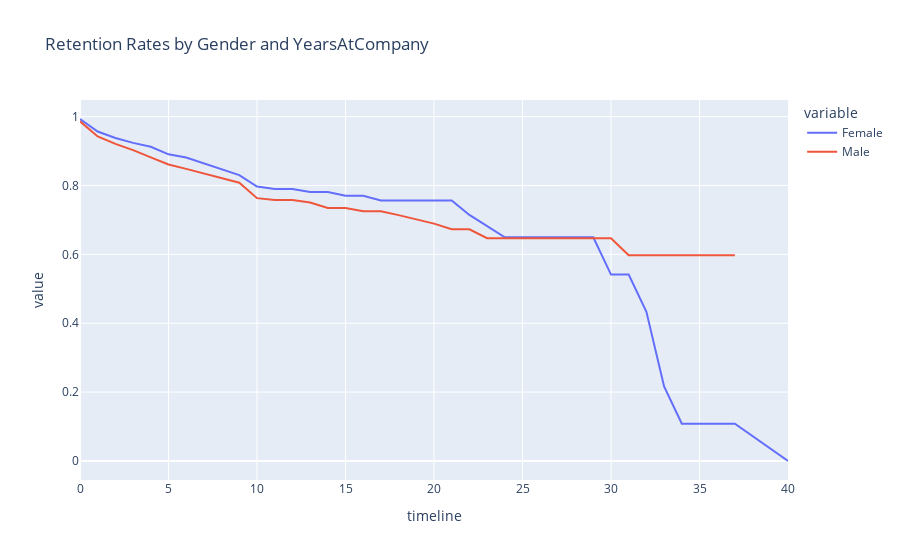

Source (notebook cell):
### Markdown cell above
## 2. Compare the plot above with one that plots employee retention rates by gender over the number of years the employee has been working for the company.

### Code cell
rates = survival(data, 'Gender', 'YearsAtCompany', 'Attrition')

rates.plot(kind='line', title='Retention Rates by Gender and YearsAtCompany')

### Figure 1 — Plotly figure (JSON) as saved in the notebook; plotly's stock layout.template omitted (floating-point values rounded to 4 significant figures)
{"data": [{"hovertemplate": "variable=Female<br>timeline=%{x}<br>value=%{y}<extra></extra>", "legendgroup": "Female", "line": {"color": "#636efa", "dash": "solid"}, "mode": "lines", "name": "Female", "orientation": "v", "showlegend": true, "type": "scatter", "x": [0, 1, 2, 3, 4, 5, 6, 7, 8, 9, 10, 11, 12, 13, 14, 15, 16, 17, 18, 19, 20, 21, 22, 23, 24, 25, 26, 27, 29, 30, 31, 32, 33, 34, 36, 37, 40], "xaxis": "x", "y": [0.9932, 0.9568, 0.938, 0.9239, 0.9126, 0.8906, 0.8813, 0.8642, 0.8487, 0.8303, 0.7969, 0.7898, 0.7898, 0.7812, 0.7812, 0.7704, 0.7704, 0.7566, 0.7566, 0.7566, 0.7566, 0.7566, 0.7146, 0.6821, 0.6496, 0.6496, 0.6496, 0.6496, 0.6496, 0.5414, 0.5414, 0.4331, 0.2165, 0.1083, 0.1083, 0.1083, 0], "yaxis": "y"}, {"hovertemplate": "variable=Male<br>timeline=%{x}<br>value=%{y}<extra></extra>", "legendgroup": "Male", "line": {"color": "#EF553B", "dash": "solid"}, "mode": "lines", "name": "Male", "orientation": "v", "showlegend": true, "type": "scatter", "x": [0, 1, 2, 3, 4, 5, 6, 7, 8, 9, 10, 11, 12, 13, 14, 15, 16, 17, 18, 19, 20, 21, 22, 23, 24, 25, 26, 27, 29, 30, 31, 32, 33, 34, 36, 37, 40], "xaxis": "x", "y": [0.9864, 0.9425, 0.921, 0.9029, 0.8815, 0.861, 0.8483, 0.8342, 0.8206, 0.8081, 0.7634, 0.7577, 0.7577, 0.7506, 0.7347, 0.7347, 0.725, 0.725, 0.714, 0.7021, 0.6894, 0.6729, 0.6729, 0.6471, 0.6471, 0.6471, 0.6471, 0.6471, 0.6471, 0.6471, 0.5973, 0.5973, 0.5973, 0.5973, 0.5973, 0.5973, null], "yaxis": "y"}], "layout": {"legend": {"title": {"text": "variable"}, "tracegroupgap": 0}, "title": {"text": "Retention Rates by Gender and YearsAtCompany"}, "xaxis": {"anchor": "y", "domain": [0, 1], "title": {"text": "timeline"}}, "yaxis": {"anchor": "x", "domain": [0, 1], "title": {"text": "value"}}}}
